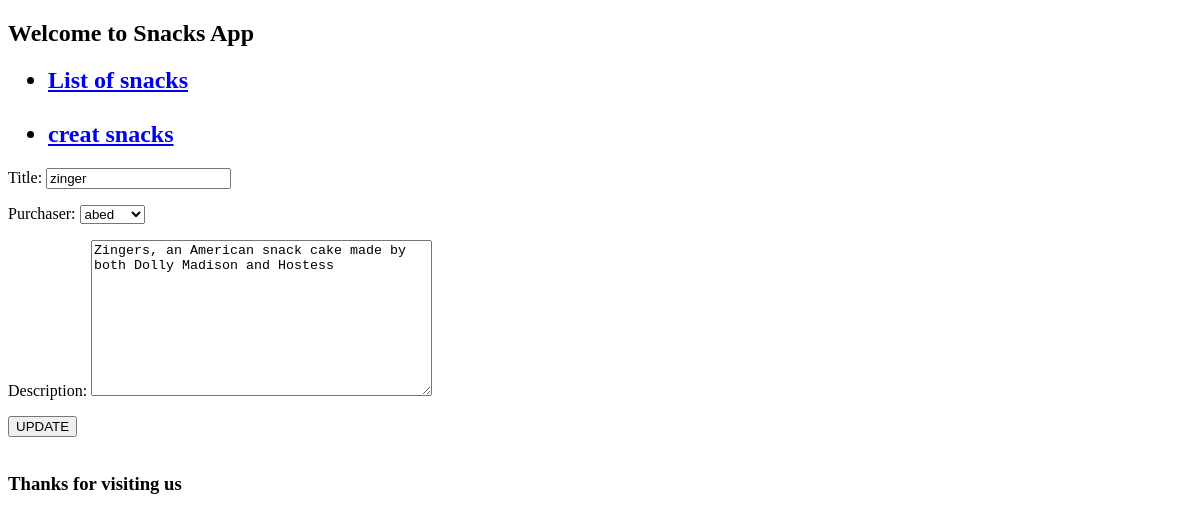
Before: /3/update/ with the older database file.
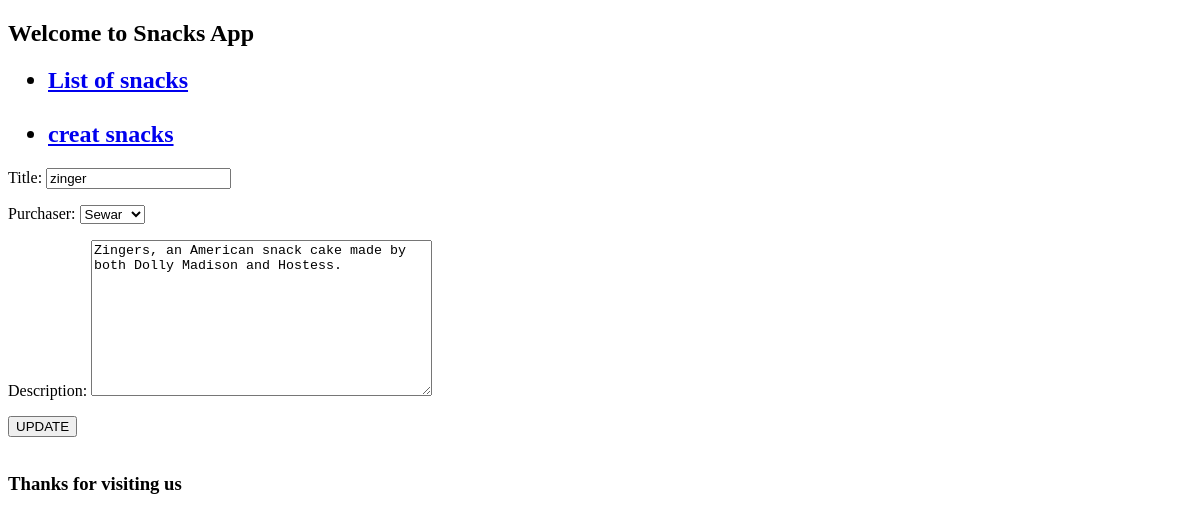
After: the same page with the newer database file.
### snacks/models.py (models this page shows, shortened)
class snacks(models.Model):
    title=models.CharField(max_length=64)
    purchaser=models.ForeignKey('auth.User', on_delete=models.CASCADE, default=1)
    description=models.TextField()

### snacks/views.py (the view)
# urls.py: path('<int:pk>/update/', SnackUpdateView  .as_view(),name='snack_update'),
class SnackUpdateView(UpdateView):
    template_name='snack_update.html'
    model=snacks
    fields=['title', 'purchaser' ,'description']

### templates/snack_update.html (shortened to what this page needs)
{% extends 'snack_list.html' %}
{% block content %}
<form action="" method="POST">
    {{form.as_p}}
    <input type='submit' value='UPDATE'>
</form>
{% endblock content %}

Changed rows visible on the page:
changed snacks "zinger": purchaser "abed" → "Sewar"; description "Zingers, an American snack cake made by both Dolly Madison and Hostess" → "Zingers, an American snack cake made by both Dolly Madison and Hostess."
